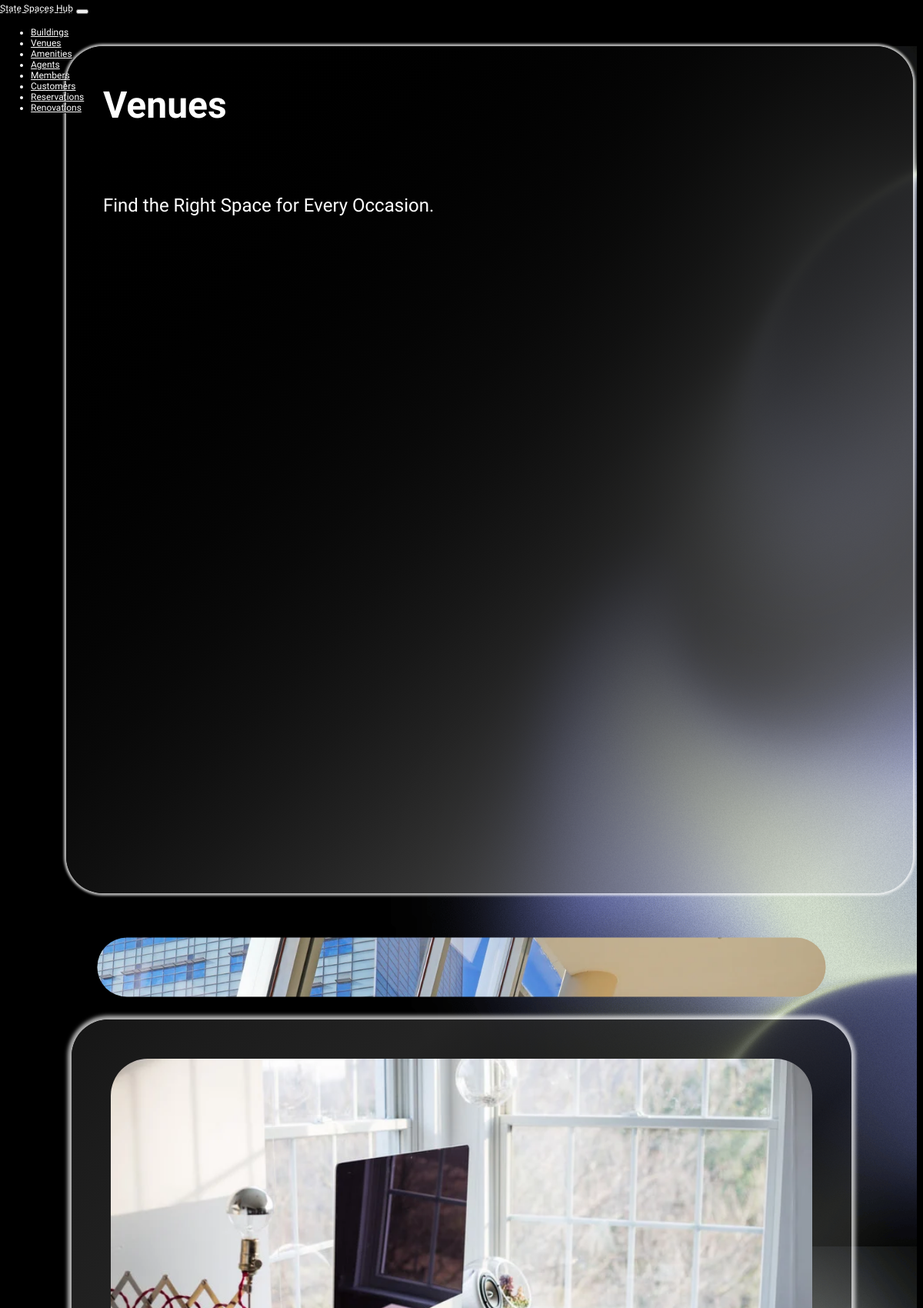
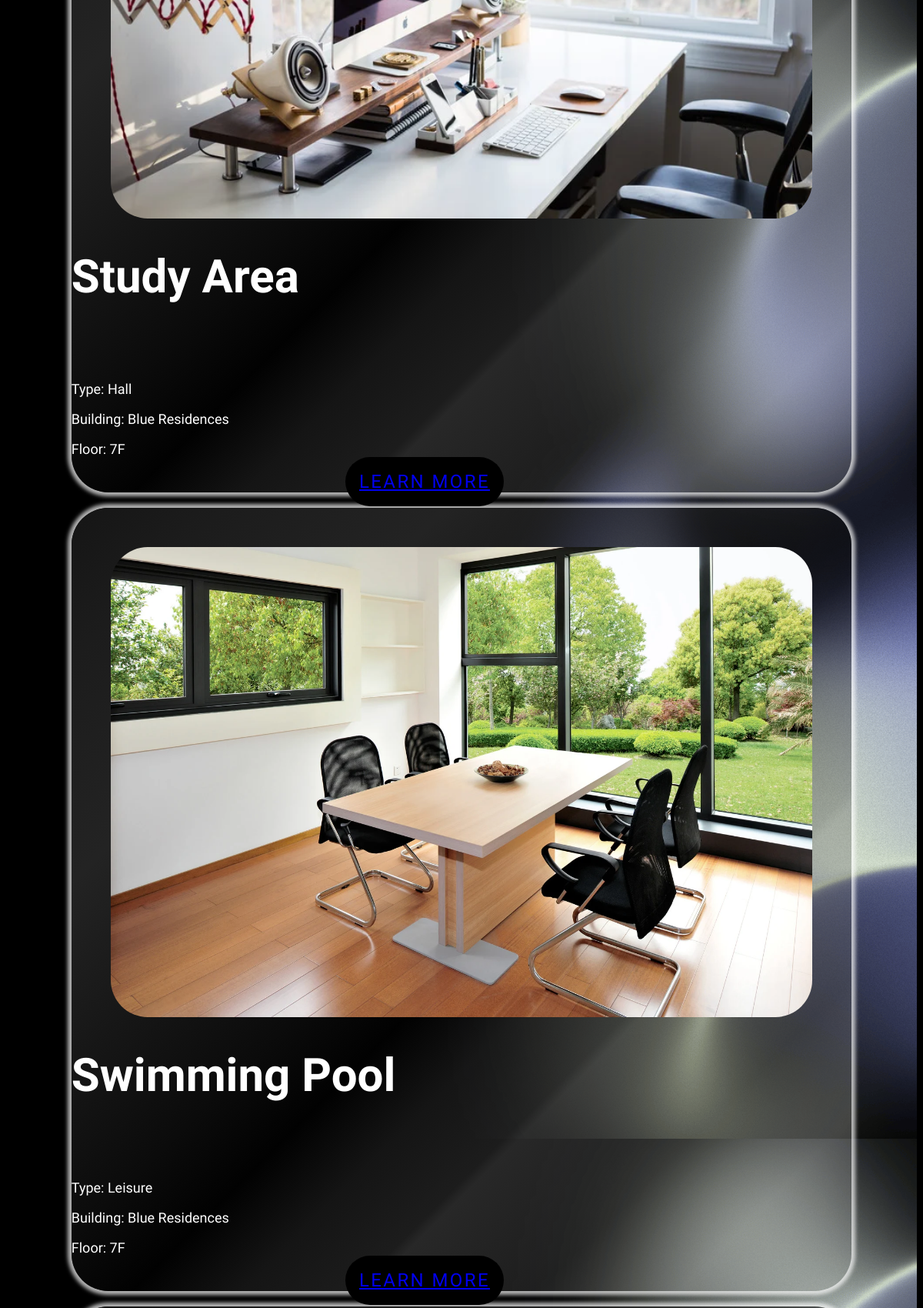
The page /venue/list (upper part) on the database its author committed (2 pictures, top to bottom).
### StateSpacesHub/models.py (models this page shows, shortened)
class Venue(models.Model):
    STATUS_CHOICES = [
        ("A", "Available"),
        ("R", "Reserved"),
        ("U", "Under Renovation"),
    ]
    building = models.ForeignKey(Building, on_delete=models.CASCADE, related_name='venues')
    venue_name = models.CharField(max_length=255, null=False)
    venue_type = models.CharField(max_length=255, null=True, default="None")
    venue_floor = models.CharField(max_length=50,null=False)
    venue_floor_area = models.PositiveIntegerField(null=False)
    venue_capacity = models.PositiveIntegerField(null=False)
    venue_status = models.CharField(
        max_length=1,
        choices=STATUS_CHOICES,
        default="A"
    )
    def get_absolute_url(self):
        return reverse('StateSpacesHub:venue_detail', kwargs={'pk': self.pk})

class Building(models.Model):
    building_name = models.CharField(max_length=255, null=False)
    building_address = models.CharField(max_length=255, null=False)
    building_city = models.CharField(max_length=255, null=False)

### StateSpacesHub/views.py (the view)
# urls.py: path('venue/list', VenueListView.as_view(), name='venue'),
class VenueListView(ListView):
    model = Venue
    template_name = 'venue/VenueList.html'
    def get_context_data(self, **kwargs):
        context = super().get_context_data(**kwargs)
        context['venues'] = Venue.objects.all()
        context['total_venues'] = Venue.objects.count()
        context['venues_with_amenities'] = Venue.objects.filter(amenities__isnull=False).distinct()
        return context

### templates/venue/venueList.html (shortened to what this page needs)
{% extends "base.html" %}
{% load static %}
{% block css %}
<link rel="stylesheet" href="{% static 'venue/list.css' %}">
{% endblock css %}
{% block content %}
<section class="venue-list">
    <div class="row" style="width:100%;">
        <div class="col-md-4">
          <div class="translucent-card">
              <h2>Venues</h2>
              <p>Find the Right Space for Every Occasion.</p>
          </div>
        </div>
        <div class="venue col-md-8">
        </div>
        {% for venue in venues %}
        <div class="col-md-12">
            <div class="card">
                <div class="row">
                  <div class="col-sm-4">
                    <img class="venue_image" src="http://127.0.0.1:8000/static/venue/{{forloop.counter}}.webp" class="card-img-top" alt="{{ venue.venue_name }}">
                  </div>
                  <div class="col-sm-8">
                    <div class="card-body">
                        <h5 class="card-title">{{ venue.venue_name }}</h5>
                        <p>Type: {{venue.venue_type}}</p>
                        <p>Building: {{venue.building.building_name}}</p>
                        <p>Floor: {{venue.venue_floor}}</p>
                        <a href="{{ venue.get_absolute_url }}" class="btn btn-dark button">LEARN MORE</a>
                    </div>
                  </div>
                </div>
            </div>
        </div>
        {% endfor %}
    </div>
</section>
{% endblock content %}

### static/base.css (style rules this page uses)
body { background-color:black; color:white; font-family: Questrial; }
h2 { color: white; font-family: Questrial; font-size: 3vw; margin-top:5vw; }

### static/venue/list.css (style rules this page uses)
.venue-list { background-image: url("bg.png"); background-size: contain; background-position: top; background-repeat: repeat; text-align: center; width:100%; min-height: 131.7vw; }
.venue-list .row { margin-top: 20px; }
.venue-list .card { border-radius: 4vw; margin-bottom: 20px; border: none; background: linear-gradient(135deg, rgba(21,21,21,1) 0%,rgba(30,30,30,0.92) 9%,rgba(45,45,45,0.78) 24%,rgba(19,19,19,0.57) 47%,rgba(3,3,3,0.51) 54%,rgba(46,46,46,0.45) 61%,rgba(73,73,73,0.39) 68%,rgba(104,104,104,0.38) 69%,rgba(104,104,104,0.28) 80%,rgba(255,255,255,0.2) 89%,rgba(255,255,255,0.1) 100%); box-shadow: 0 0 5px 5px rgba(255,255,255, 0.7); transition: transform 0.2s; width: 87%; margin:auto; min-height:300px; }
.col-md-12 { margin:0.75vw; }
.venue-list .card-title { margin-top:3vw; font-size: 5vw; color: white; font-family: Questrial; text-align:left; }
.venue-list .card-body p { font-size: 1.5vw; font-family: Questrial; color: white; text-align:left; }
.translucent-card { background-image: linear-gradient(135deg, rgb(0% 0% 0%) 0%, rgb(0.002% 0.002% 0.002% / 0.9999867248535156) 6.25%, rgb(0.024% 0.024% 0.024% / 0.99978759765625) 12.5%, rgb(0.124% 0.124% 0.124% / 0.9989247131347656) 18.75%, rgb(0.391% 0.391% 0.391% / 0.9966015625) 25%, rgb(0.954% 0.954% 0.954% / 0.9917030334472656) 31.25%, rgb(1.978% 1.978% 1.978% / 0.98279541015625) 37.5%, rgb(3.664% 3.664% 3.664% / 0.9681263732910156) 43.75%, rgb(6.25% 6.25% 6.25% / 0.945625) 50%, rgb(10.011% 10.011% 10.011% / 0.9129017639160156) 56.25%, rgb(15.259% 15.259% 15.259% / 0.86724853515625) 62.5%, rgb(22.34% 22.34% 22.34% / 0.8056385803222657) 68.75%, rgb(31.641% 31.641% 31.641% / 0.7247265625) 75%, rgb(43.581% 43.581% 43.581% / 0.6208485412597656) 81.25%, rgb(58.618% 58.618% 58.618% / 0.49002197265625) 87.5%, rgb(77.248% 77.248% 77.248% / 0.3279457092285156) 93.75%, rgb(100% 100% 100% / 0.13) 100% ); box-shadow: 0 0 5px 5px rgba(255,255,255, 0.7); border-radius: 4vw; height: 0 !important; width:93%; padding-bottom:93% !important; color:white; text-align: left; margin: 4vw; margin-left: 6.5vw !important; box-shadow: 0 0 3px 3px rgba(255,255,255, 0.7); }
.translucent-card h2 { font-size: 4vw; font-family: Questrial; padding:4vw; }
.translucent-card p { font-size: 2vw; font-family: Questrial; padding-top:0 !important; padding:4vw; }
.venue { scale:0.8; background-image: url("venue.webp"); object-fit: fill; background-position: top; background-repeat: no-repeat; text-align: center; overflow: hidden; border-radius: 4vw; padding:4vw; }
.button { background-color: black; width:90% ; padding: 1.5vw 1.5vw; font-size:2vw; font-family: Hanken Grotesk; text-transform: capitalize; border-radius:4vw; letter-spacing: 0.2vw; margin-left:-8vw; }
.venue_image { width: 90%; margin-top:5% !important; height: 80%; margin:auto; object-fit: cover; border-radius: 4vw; }

### rows shown on the page
Venue: shows a picture, venue_name "Study Area", venue_type "Hall", building.building_name "Blue Residences", venue_floor "7F"
Venue: shows a picture, venue_name "Swimming Pool", venue_type "Leisure", building.building_name "Blue Residences", venue_floor "7F"
